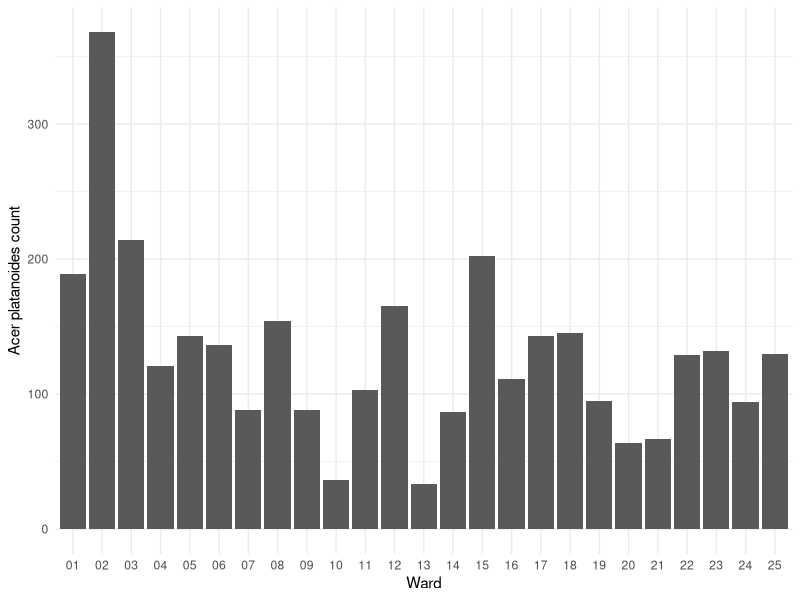
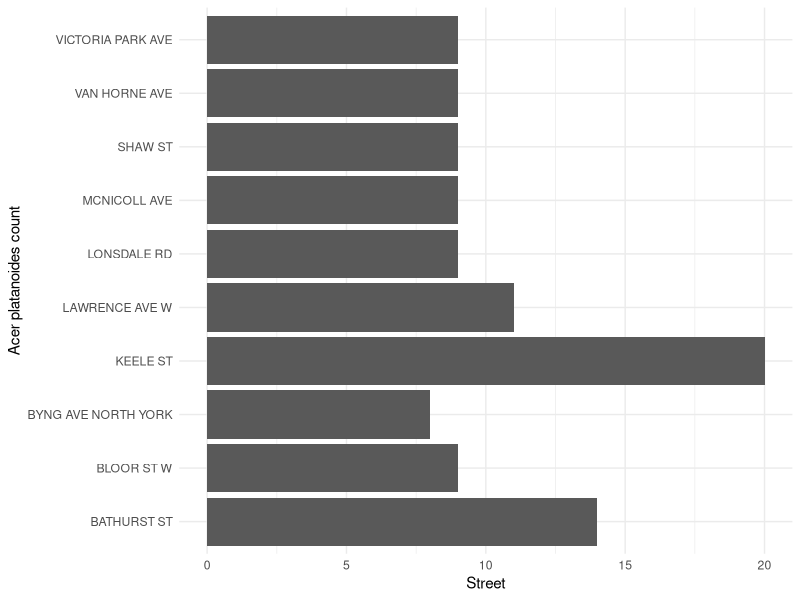

Write the R code that produced these figures, in order. (Note: this script raises an error after producing the figures.)
## ---- chunk 1
#| include: false
#| warning: false
#| message: false

library(tidyverse)
library(here)

analysis_data <- read_csv(here("data/analysis_data/analysis_data.csv"))
## ---- chunk 2
#| label: fig-1
#| fig-cap: Acer plantiodes distribution across Toronto wards up to September 2024
#| echo: false
#| warning: false
#| message: false

# Gather counts of Acer plantiodes per ward
ward_count <- analysis_data %>%
  filter(botanical_name == "Acer platanoides") %>%
  count(ward, sort = TRUE)

ward_count |> 
  ggplot(aes(x = ward, y = n)) +
  geom_col() +
  theme_minimal() +
  labs(x = "Ward",
       y = "Acer platanoides count")
## ---- chunk 3
#| label: fig-2
#| fig-cap: Acer plantiodes distribution across Toronto streets up to September 2024
#| echo: false
#| warning: false
#| message: false

# Gather 10 streets with the highest counts of Acer platanoides
street_count <- analysis_data %>%
  filter(botanical_name == "Acer platanoides") %>%
  count(streetname, sort = TRUE) %>%
  head(10)

street_count |> 
  ggplot(aes(x = n, y = streetname)) +
  geom_col() +
  theme_minimal() +
  labs(x = "Street",
       y = "Acer platanoides count")
## ---- chunk 4
#| label: fig-3
#| fig-cap: Acer plantiodes distribution across Toronto crossstreets up to September 2024
#| echo: false
#| warning: false
#| message: false

# Gather 10 cross streets with the highest counts of Acer platanoides
crossstreet1_count <- analysis_data %>%
  filter(botanical_name == "Acer platanoides") %>%
  count(crossstreet1, sort = TRUE) %>%
  head(10)

crossstreet1_count |> 
  ggplot(aes(x = n, y = crossstreet1)) +
  geom_col() +
  theme_minimal() +
  labs(x = "Cross Street",
       y = "Acer platanoides count")
## ---- chunk 5
#| label: fig-4
#| fig-cap: Acer plantiodes distribution across Toronto crossstreets up to September 2024
#| echo: false
#| warning: false
#| message: false

# Gather 10 cross streets with the highest counts of Acer platanoides
crossstreet2_count <- analysis_data %>%
  filter(botanical_name == "Acer platanoides") %>%
  count(crossstreet2, sort = TRUE) %>%
  head(10)

crossstreet2_count |> 
  ggplot(aes(x = n, y = crossstreet2)) +
  geom_col() +
  theme_minimal() +
  labs(x = "Cross Street",
       y = "Acer platanoides count")
## ---- chunk 6
#| echo: false
#| warning: false
#| message: false

analysis_data <- read_csv(here::here("data/analysis_data/analysis_data.csv"))
